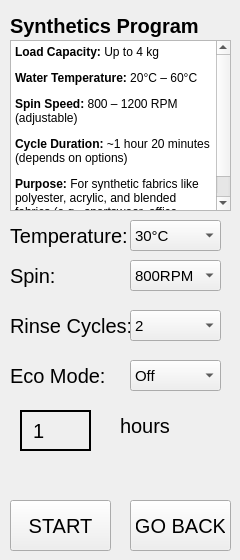
    <widget class="QWidget" name="syntheticsPage">
     <widget class="QLabel" name="synthTitle">
      <property name="geometry">
       <rect>
        <x>10</x>
        <y>0</y>
        <width>191</width>
        <height>51</height>
       </rect>
      </property>
      <property name="styleSheet">
       <string notr="true">QLabel {
font-size:20px;
font-weight:bold;
}</string>
      </property>
      <property name="text">
       <string>Synthetics Program</string>
      </property>
     </widget>
     <widget class="QTextEdit" name="textEdit_3">
      <property name="geometry">
       <rect>
        <x>10</x>
        <y>40</y>
        <width>221</width>
        <height>171</height>
       </rect>
      </property>
      <property name="html">
       <string>&lt;!DOCTYPE HTML PUBLIC &quot;-//W3C//DTD HTML 4.0//EN&quot; &quot;http://www.w3.org/TR/REC-html40/strict.dtd&quot;&gt;
&lt;html&gt;&lt;head&gt;&lt;meta name=&quot;qrichtext&quot; content=&quot;1&quot; /&gt;&lt;meta charset=&quot;utf-8&quot; /&gt;&lt;style type=&quot;text/css&quot;&gt;
p, li { white-space: pre-wrap; }
hr { height: 1px; border-width: 0; }
li.unchecked::marker { content: &quot;\2610&quot;; }
li.checked::marker { content: &quot;\2612&quot;; }
&lt;/style&gt;&lt;/head&gt;&lt;body style=&quot; font-family:'Segoe UI'; font-size:9pt; font-weight:400; font-style:normal;&quot;&gt;
&lt;p style=&quot; margin-top:12px; margin-bottom:12px; margin-left:0px; margin-right:0px; -qt-block-indent:0; text-indent:0px;&quot;&gt;&lt;span style=&quot; font-weight:700;&quot;&gt;Load Capacity:&lt;/span&gt; Up to 4 kg&lt;/p&gt;
&lt;p style=&quot; margin-top:12px; margin-bottom:12px; margin-left:0px; margin-right:0px; -qt-block-indent:0; text-indent:0px;&quot;&gt;&lt;span style=&quot; font-weight:700;&quot;&gt;Water Temperature:&lt;/span&gt; 20°C – 60°C&lt;/p&gt;
&lt;p style=&quot; margin-top:12px; margin-bottom:12px; margin-left:0px; margin-right:0px; -qt-block-indent:0; text-indent:0px;&quot;&gt;&lt;span style=&quot; font-weight:700;&quot;&gt;Spin Speed:&lt;/span&gt; 800 – 1200 RPM (adjustable)&lt;/p&gt;
&lt;p style=&quot; margin-top:12px; margin-bottom:12px; margin-left:0px; margin-right:0px; -qt-block-indent:0; text-indent:0px;&quot;&gt;&lt;span style=&quot; font-weight:700;&quot;&gt;Cycle Duration:&lt;/span&gt; ~1 hour 20 minutes (depends on options)&lt;/p&gt;
&lt;p style=&quot; margin-top:12px; margin-bottom:12px; margin-left:0px; margin-right:0px; -qt-block-indent:0; text-indent:0px;&quot;&gt;&lt;span style=&quot; font-weight:700;&quot;&gt;Purpose:&lt;/span&gt; For synthetic fabrics like polyester, acrylic, and blended fabrics (e.g., sportswear, office wear).&lt;/p&gt;&lt;/body&gt;&lt;/html&gt;</string>
      </property>
     </widget>
     <widget class="QLabel" name="tempLabel_3">
      <property name="geometry">
       <rect>
        <x>10</x>
        <y>220</y>
        <width>131</width>
        <height>31</height>
       </rect>
      </property>
      <property name="styleSheet">
       <string notr="true">QLabel{
font-size:20px;
}</string>
      </property>
      <property name="text">
       <string>Temperature:</string>
      </property>
     </widget>
     <widget class="QComboBox" name="synthTempBox">
      <property name="geometry">
       <rect>
        <x>130</x>
        <y>220</y>
        <width>91</width>
        <height>31</height>
       </rect>
      </property>
      <property name="styleSheet">
       <string notr="true">QComboBox{
font-size:15px;
}</string>
      </property>
      <property name="editable">
       <bool>false</bool>
      </property>
      <item>
       <property name="text">
        <string>30°C</string>
       </property>
      </item>
      <item>
       <property name="text">
        <string>20°C</string>
       </property>
      </item>
      <item>
       <property name="text">
        <string>40°C</string>
       </property>
      </item>
      <item>
       <property name="text">
        <string>60°C</string>
       </property>
      </item>
     </widget>
     <widget class="QLabel" name="spinLabel_3">
      <property name="geometry">
       <rect>
        <x>10</x>
        <y>260</y>
        <width>61</width>
        <height>31</height>
       </rect>
      </property>
      <property name="styleSheet">
       <string notr="true">QLabel{
font-size:20px;
}</string>
      </property>
      <property name="text">
       <string>Spin:</string>
      </property>
     </widget>
     <widget class="QComboBox" name="synthSpinBox">
      <property name="geometry">
       <rect>
        <x>130</x>
        <y>260</y>
        <width>91</width>
        <height>31</height>
       </rect>
      </property>
      <property name="styleSheet">
       <string notr="true">QComboBox{
font-size:15px;
}</string>
      </property>
      <property name="editable">
       <bool>false</bool>
      </property>
      <item>
       <property name="text">
        <string>800RPM</string>
       </property>
      </item>
      <item>
       <property name="text">
        <string>600RPM</string>
       </property>
      </item>
      <item>
       <property name="text">
        <string>1000RPM</string>
       </property>
      </item>
      <item>
       <property name="text">
        <string>1200RPM</string>
       </property>
      </item>
     </widget>
     <widget class="QLabel" name="rinseLabel_3">
      <property name="geometry">
       <rect>
        <x>10</x>
        <y>310</y>
        <width>131</width>
        <height>31</height>
       </rect>
      </property>
      <property name="styleSheet">
       <string notr="true">QLabel{
font-size:20px;
}</string>
      </property>
      <property name="text">
       <string>Rinse Cycles:</string>
      </property>
     </widget>
     <widget class="QComboBox" name="synthRinseBox">
      <property name="geometry">
       <rect>
        <x>130</x>
        <y>310</y>
        <width>91</width>
        <height>31</height>
       </rect>
      </property>
      <property name="styleSheet">
       <string notr="true">QComboBox{
font-size:15px;
}</string>
      </property>
      <property name="editable">
       <bool>false</bool>
      </property>
      <item>
       <property name="text">
        <string>2</string>
       </property>
      </item>
      <item>
       <property name="text">
        <string>1</string>
       </property>
      </item>
      <item>
       <property name="text">
        <string>3</string>
       </property>
      </item>
      <item>
       <property name="text">
        <string/>
       </property>
      </item>
     </widget>
     <widget class="QLabel" name="ecomodeLabel_3">
      <property name="geometry">
       <rect>
        <x>10</x>
        <y>360</y>
        <width>131</width>
        <height>31</height>
       </rect>
      </property>
      <property name="styleSheet">
       <string notr="true">QLabel{
font-size:20px;
}</string>
      </property>
      <property name="text">
       <string>Eco Mode:</string>
      </property>
     </widget>
     <widget class="QComboBox" name="synthEcoModeBox">
      <property name="geometry">
       <rect>
        <x>130</x>
        <y>360</y>
        <width>91</width>
        <height>31</height>
       </rect>
      </property>
      <property name="styleSheet">
       <string notr="true">QComboBox{
font-size:15px;
}</string>
      </property>
      <property name="editable">
       <bool>false</bool>
      </property>
      <item>
       <property name="text">
        <string>Off</string>
       </property>
      </item>
      <item>
       <property name="text">
        <string>On</string>
       </property>
      </item>
     </widget>
     <widget class="QLabel" name="syntheticsHourLabel">
      <property name="geometry">
       <rect>
        <x>20</x>
        <y>410</y>
        <width>71</width>
        <height>41</height>
       </rect>
      </property>
      <property name="styleSheet">
       <string notr="true">QLabel {
font-size:20px;
border:2px solid black;
padding:6px;
}</string>
      </property>
      <property name="text">
       <string>1</string>
      </property>
     </widget>
     <widget class="QLabel" name="label_4">
      <property name="geometry">
       <rect>
        <x>120</x>
        <y>410</y>
        <width>81</width>
        <height>31</height>
       </rect>
      </property>
      <property name="styleSheet">
       <string notr="true">QLabel{
font-size:20px;
}</string>
      </property>
      <property name="text">
       <string>hours</string>
      </property>
     </widget>
     <widget class="QPushButton" name="synthStartButt">
      <property name="geometry">
       <rect>
        <x>10</x>
        <y>500</y>
        <width>101</width>
        <height>51</height>
       </rect>
      </property>
      <property name="styleSheet">
       <string notr="true">QPushButton{
font-size:20px;
padding:5px;
}</string>
      </property>
      <property name="text">
       <string>START</string>
      </property>
     </widget>
     <widget class="QPushButton" name="syntheticsBackButton">
      <property name="geometry">
       <rect>
        <x>130</x>
        <y>500</y>
        <width>101</width>
        <height>51</height>
       </rect>
      </property>
      <property name="styleSheet">
       <string notr="true">QPushButton{
font-size:20px;
padding:5px;
}</string>
      </property>
      <property name="text">
       <string>GO BACK</string>
      </property>
     </widget>
    </widget>
